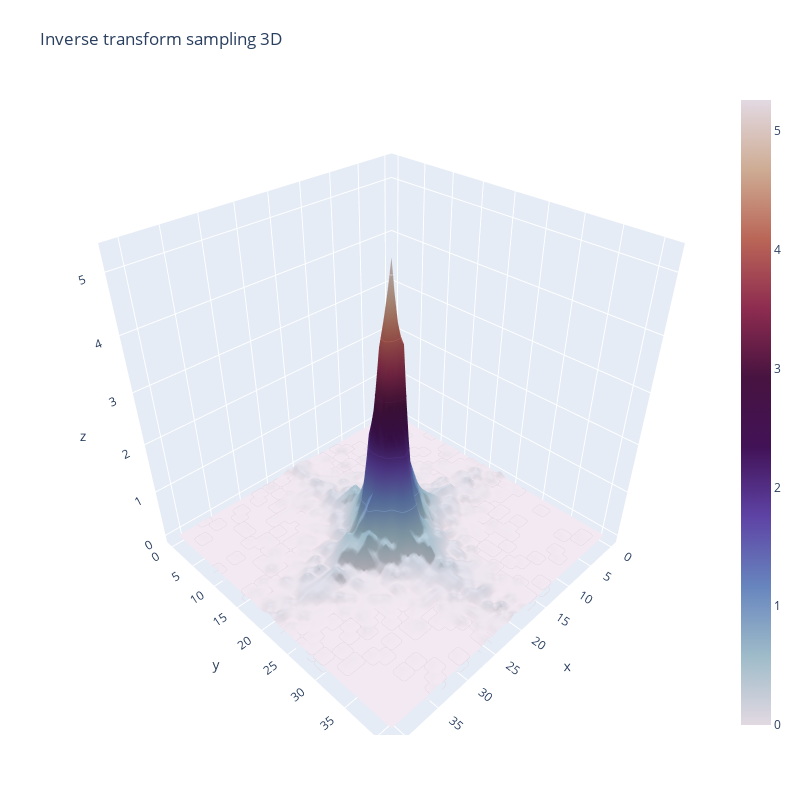

The cell this chart's notebook holds for it:
### Code cell
centering = lambda bins: (bins + (bins[1] - bins[0]) / 2)[:-1]

x, y = X[:, 0], X[:, 1]
X_ = np.array(
    [
        [X[:, 0][i], X[:, 1][i]]
        for i in range(x.shape[0])
        if np.abs(x[i]) < 5.0 and np.abs(y[i]) < 5.0
    ]
)

fig = plt.figure()
hist = np.histogram2d(X_[:, 0], X_[:, 1], bins=42)
final_data = pd.DataFrame(
    hist[0] / len(hist[0]), index=centering(hist[1]), columns=centering(hist[2])
)
fig = go.Figure(data=[go.Surface(z=final_data, colorscale="twilight")])
fig.update_traces(contours_z=dict(show=True, usecolormap=True, project_z=True))
fig.update_layout(
    title="Inverse transform sampling 3D",
    autosize=False,
    width=800,
    height=800,
    margin=dict(l=65, r=50, b=65, t=90),
)
fig.show()

### Figure 1 — Plotly figure (JSON) as saved in the notebook; plotly's stock layout.template omitted (floating-point values rounded to 4 significant figures; data arrays with more than 128 entries replaced by an {"elided": "..."} marker saying what was removed)
{"data": [{"colorscale": [[0, "#e2d9e2"], [0.1111, "#9ebbc9"], [0.2222, "#6785be"], [0.3333, "#5e43a5"], [0.4444, "#421257"], [0.5556, "#471340"], [0.6667, "#8e2c50"], [0.7778, "#ba6657"], [0.8889, "#ceac94"], [1, "#e2d9e2"]], "contours": {"z": {"project": {"z": true}, "show": true, "usecolormap": true}}, "type": "surface", "z": {"elided": "42x42 float values"}}], "layout": {"autosize": false, "height": 800, "margin": {"b": 65, "l": 65, "r": 50, "t": 90}, "title": {"text": "Inverse transform sampling 3D"}, "width": 800}}
